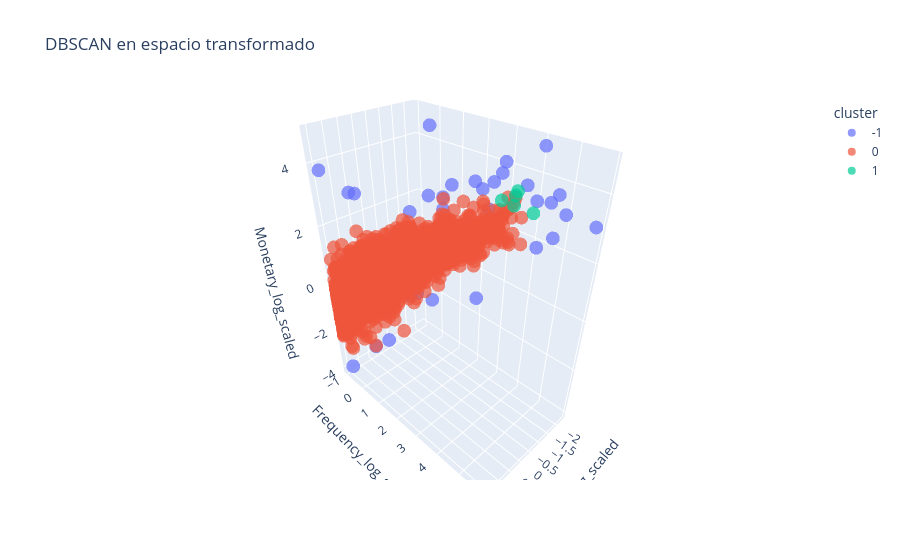

The code cell stored with this chart in its notebook:
### Markdown cell above
#### Figura 4.1. Grafico de dispersión

### Code cell
#Grafico DBSCAN
X_plot = X_trans_df.copy()
X_plot["cluster"] = X_plot["cluster"].astype(str)

fig = px.scatter_3d(
    X_plot,
    x="Recency_log_scaled",
    y="Frequency_log_scaled",
    z="Monetary_log_scaled",
    color="cluster",
    title="DBSCAN en espacio transformado",
    opacity=0.7
)

fig.show()

### Figure 1 — Plotly figure (JSON) as saved in the notebook; plotly's stock layout.template omitted (floating-point values rounded to 4 significant figures; data arrays with more than 128 entries replaced by an {"elided": "..."} marker saying what was removed)
{"data": [{"hovertemplate": "cluster=-1<br>Recency_log_scaled=%{x}<br>Frequency_log_scaled=%{y}<br>Monetary_log_scaled=%{z}<extra></extra>", "legendgroup": "-1", "marker": {"color": "#636efa", "opacity": 0.7, "symbol": "circle"}, "mode": "markers", "name": "-1", "scene": "scene", "showlegend": true, "type": "scatter3d", "x": [1.463, -2.338, -0.5166, -1.654, -1.821, -2.338, -1.067, -1.654, -2.338, -0.4252, 1.03, -1.821, -2.338, 1.219, -1.304, -1.654, -1.821, -0.104, -0.6994, -2.338, 0.258, -1.654, 1.396, -1.216, -1.821, -2.035, 1.561, -2.338, -0.5498, -0.942, 0.9059, -2.338], "y": [-0.9564, 5.853, 2.096, 4.581, 4.756, 3.986, 1.9, 2.268, 4.647, 2.184, 0.06088, -0.9564, 4.663, 0.06088, 2.863, -0.9564, 0.06088, 4.107, 3.825, -0.3613, -0.9564, 2.968, -0.9564, 3.677, 3.113, 5.113, 3.244, 3.613, 3.44, 1.078, 0.8822, 4.06], "z": [3.794, 3.077, 3.305, 2.24, 3.575, 3.206, 3.452, 3.495, 2.291, 2.999, 3.263, 1.384, 3.6, 3.351, 3.539, -2.236, 2.322, 3.746, 3.15, 4.422, -3.708, 3.676, -4.009, 4.537, 3.927, 3.275, 1.652, 3.564, 0.5059, -0.9904, -1.832, 4.77]}, {"hovertemplate": "cluster=0<br>Recency_log_scaled=%{x}<br>Frequency_log_scaled=%{y}<br>Monetary_log_scaled=%{z}<extra></extra>", "legendgroup": "0", "marker": {"color": "#EF553B", "opacity": 0.7, "symbol": "circle"}, "mode": "markers", "name": "0", "scene": "scene", "showlegend": true, "type": "scatter3d", "x": {"elided": "3879 float values"}, "y": {"elided": "3879 float values"}, "z": {"elided": "3879 float values"}}, {"hovertemplate": "cluster=1<br>Recency_log_scaled=%{x}<br>Frequency_log_scaled=%{y}<br>Monetary_log_scaled=%{z}<extra></extra>", "legendgroup": "1", "marker": {"color": "#00cc96", "opacity": 0.7, "symbol": "circle"}, "mode": "markers", "name": "1", "scene": "scene", "showlegend": true, "type": "scatter3d", "x": [-2.035, -1.654, -1.216, -1.654, -1.654], "y": [4.107, 3.797, 3.613, 3.738, 3.708], "z": [2.981, 3.656, 3.469, 3.514, 3.205]}], "layout": {"legend": {"title": {"text": "cluster"}, "tracegroupgap": 0}, "scene": {"domain": {"x": [0, 1], "y": [0, 1]}, "xaxis": {"title": {"text": "Recency_log_scaled"}}, "yaxis": {"title": {"text": "Frequency_log_scaled"}}, "zaxis": {"title": {"text": "Monetary_log_scaled"}}}, "title": {"text": "DBSCAN en espacio transformado"}}}
